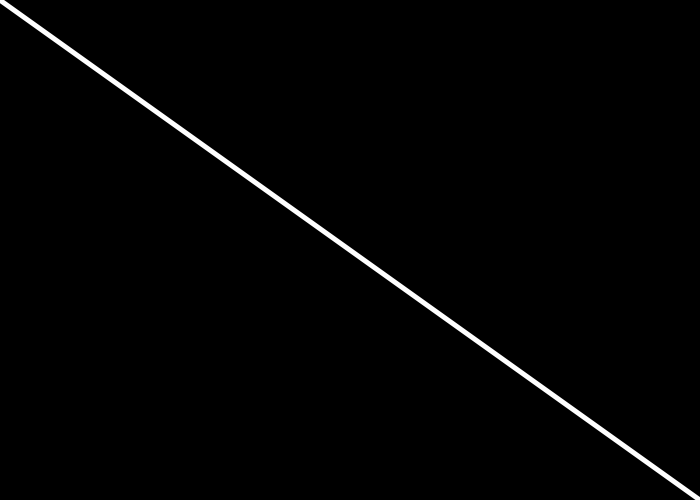
Frame 1 (no input)
Frame 60 (the mouse pressed at the canvas centre just before this capture): identical to frame 1, image omitted
Frame 120 (the mouse held since frame 60 and released just before this capture): blank canvas, image omitted

The Processing sketch that drew this single still picture (run headless with seeded random() and noise(); from frame 60 on, the mouse is pressed at the canvas centre):

// Processing sketch: Lines_with_mice
// ── Lines_with_mice.pde
int white = 255;
int black = 0;

void setup() {
  size(700, 500);
}

void draw() {
  background(black);
  stroke(white);
  strokeWeight(5);
  smooth();
  float x = mouseX;
  float y = mouseY;
  line(x, y, width-x, height-y);
}
